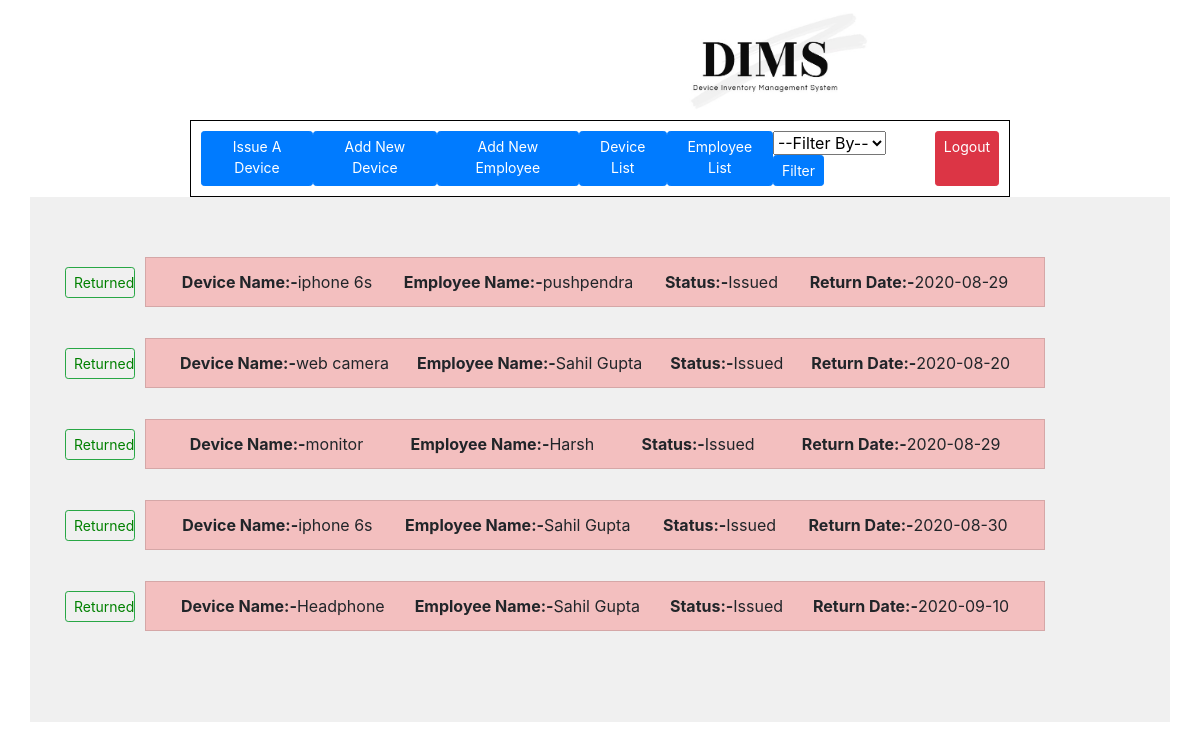
Page /dims_home_page.php (signed in) on the committed database.
### tables this page shows
CREATE TABLE `issued_device_data` (
  `sno` int(11) NOT NULL,
  `device_name` varchar(30) NOT NULL,
  `employee_name` varchar(30) NOT NULL,
  `employee_id` int(11) NOT NULL,
  `device_id` int(11) NOT NULL,
  `status` varchar(20) NOT NULL DEFAULT 'Issued',
  `return_date` date NOT NULL
);

### dims_home_page.php (the view, shortened to what this page needs)
<!DOCTYPE html>
<html lang="en">
<head>
    <link rel="stylesheet"
     href="https://stackpath.bootstrapcdn.com/bootstrap/4.5.2/css/bootstrap.min.css"
>
     <link rel="stylesheet" type="text/css" href="style.css">
</head>
<body>
    <img style=position:relative;left:670px; src="logoll.jpg" alt="LogoImage" width="200" height="120">
    <div class="btndiv d-flex justify-content-around">
      <a class="btn btn-primary btn-sm" href="./issue_device.php">Issue A Device</a>
      <a class="btn btn-primary btn-sm" href="./add_new_device.php">Add New Device</a>
      <a class="btn btn-primary btn-sm" href="./add_new_employee.php">Add New Employee</a>
      <a class="btn btn-primary btn-sm" href="./device_list.php">Device List</a>
      <a class="btn btn-primary btn-sm" href="./employee_list.php">Employee List</a>
    <form action="" method="post">
    <span>
    <select id="filterby">
      <option selected disabled>--Filter By--</option>
    </select>
    <a class="btn btn-primary btn-sm" onclick="filters()" href="./filter_flow.php">Filter</a>
    </span>
    </form>
    <a class="btn btn-danger btn-sm" href="./logout.php">Logout</a>
    </div>
      <div  class="container" >
        <ul style=width:900px; class="list-group">
    <?php
      require_once 'db_configuration.php';
      if($_COOKIE["filterByData"]=="returned")
      {
        $sql = "SELECT sno,device_name,employee_name,status,return_date FROM issued_device_data where status='returned'";
        $result = mysqli_query($connection,$sql);
        while($data=mysqli_fetch_array($result,MYSQLI_ASSOC))
          {
            echo '<li class="list-group-item d-flex justify-content-around"><span><strong>Device Name:-</strong>'
              . $data["device_name"].'</span><span><strong id="empname">Employee Name:-</strong>'.$data["employee_name"].'</span><span><strong id="empname">Status:-</strong>'
              .$data["status"].'</span><span><strong id="empname">Return Date:-</strong>'.$data["return_date"].'</span>
              </li>';
          }
        $_COOKIE["filterByData"] = 'Issued';
        }
        else{
          $sql = "SELECT sno,device_name,employee_name,status,return_date FROM issued_device_data where status='Issued'";
          $result = mysqli_query($connection,$sql);
          while($data=mysqli_fetch_array($result,MYSQLI_ASSOC))
            {
              if(strtotime($data["return_date"])<strtotime(date("Y-m-d")))
              {
              echo '<li class="listcolor list-group-item d-flex justify-content-around"><span><strong>Device Name:-</strong>'
                . $data["device_name"] .'</span><span><strong id="empname">Employee Name:-</strong>'.$data["employee_name"].'</span><span><strong id="empname">Status:-</strong>'
                .$data["status"].'</span><span><strong id="empname">Return Date:-</strong>'.$data["return_date"].'</span>
                </li><a id='.$data["sno"].' onclick="reply_click(this.id)" class="returnbtn btn btn-outline-success btn-sm"
                href="./change_status.php" disabled >Returned</a>';
              }
            }
          }
  ?>
</ul>
</div>
</body>
</html>

### style.css (style rules this page uses)
.container { display: flex; justify-content: center; align-items: center; padding:60px; padding-left: 50px; background-color: rgb(240, 240, 240); }
.returnbtn { cursor:pointer; color:green; position:relative; right:80px; bottom:40px; width: 70px; }
.btndiv { border: 1px solid black; padding:10px; margin-left: 190px; margin-right: 190px; }
.listcolor { background-color: rgba(255, 0, 0, 0.205); }

### rows in the picture
issued_device_data: device_name "iphone 6s", employee_name "pushpendra", status "Issued", return_date "2020-08-29"
issued_device_data: device_name "web camera", employee_name "Sahil Gupta", status "Issued", return_date "2020-08-20"
issued_device_data: device_name "monitor", employee_name "Harsh", status "Issued", return_date "2020-08-29"
issued_device_data: device_name "iphone 6s", employee_name "Sahil Gupta", status "Issued", return_date "2020-08-30"
issued_device_data: device_name "Headphone", employee_name "Sahil Gupta", status "Issued", return_date "2020-09-10"
